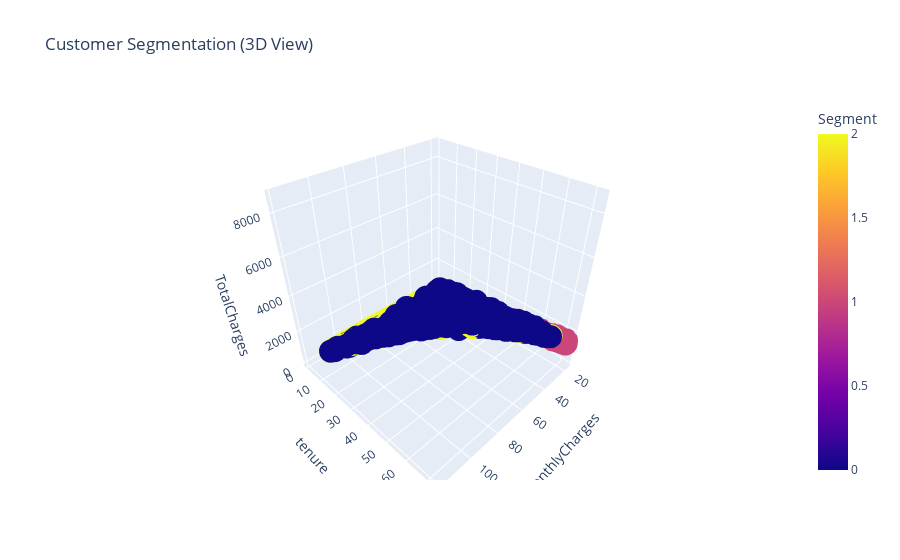

Source (notebook cell):
### Markdown cell above
👥 7. Customer Segmentation (KMeans)

### Code cell
from sklearn.cluster import KMeans

kmeans = KMeans(n_clusters=3, random_state=42)
clusters = kmeans.fit_predict(X_scaled)
df['Segment'] = clusters

px.scatter_3d(df, x='MonthlyCharges', y='tenure', z='TotalCharges',
              color='Segment', title="Customer Segmentation (3D View)")

### Figure 1 — Plotly figure (JSON) as saved in the notebook; plotly's stock layout.template omitted (floating-point values rounded to 4 significant figures; data arrays with more than 128 entries replaced by an {"elided": "..."} marker saying what was removed)
{"data": [{"hovertemplate": "MonthlyCharges=%{x}<br>tenure=%{y}<br>TotalCharges=%{z}<br>Segment=%{marker.color}<extra></extra>", "legendgroup": "", "marker": {"color": {"elided": "7032 int values"}, "coloraxis": "coloraxis", "symbol": "circle"}, "mode": "markers", "name": "", "scene": "scene", "showlegend": false, "type": "scatter3d", "x": {"elided": "7032 float values"}, "y": {"elided": "7032 int values"}, "z": {"elided": "7032 float values"}}], "layout": {"coloraxis": {"colorbar": {"title": {"text": "Segment"}}, "colorscale": [[0, "#0d0887"], [0.1111, "#46039f"], [0.2222, "#7201a8"], [0.3333, "#9c179e"], [0.4444, "#bd3786"], [0.5556, "#d8576b"], [0.6667, "#ed7953"], [0.7778, "#fb9f3a"], [0.8889, "#fdca26"], [1, "#f0f921"]]}, "legend": {"tracegroupgap": 0}, "scene": {"domain": {"x": [0, 1], "y": [0, 1]}, "xaxis": {"title": {"text": "MonthlyCharges"}}, "yaxis": {"title": {"text": "tenure"}}, "zaxis": {"title": {"text": "TotalCharges"}}}, "title": {"text": "Customer Segmentation (3D View)"}}}
